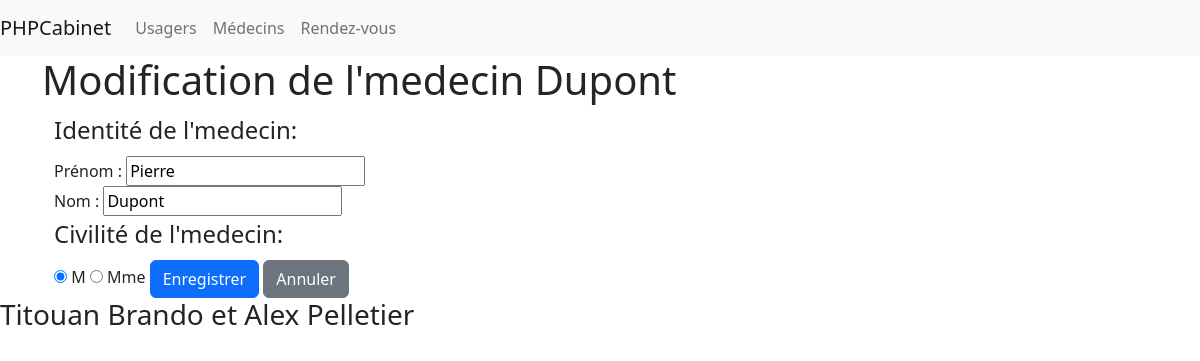
The page /index.php?action=modifMedecin&id=2 on the database as committed earlier.
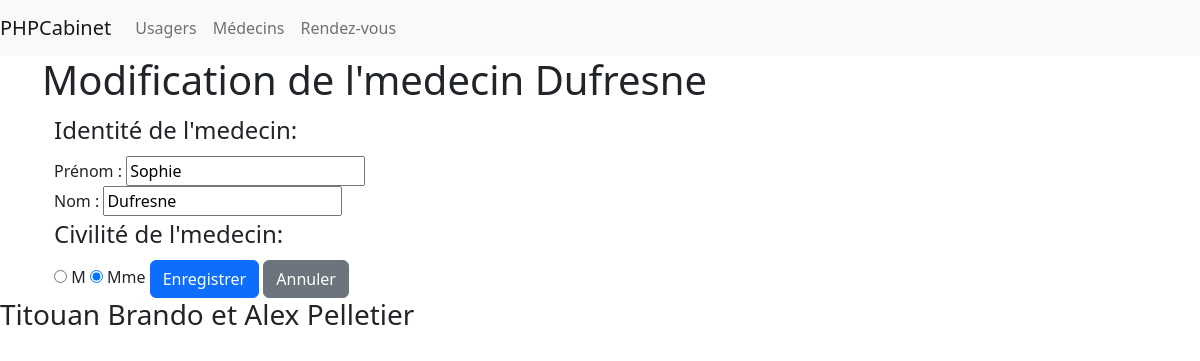
The same page on the database as committed later.
### tables this page shows
CREATE TABLE Personne (
  idPersonne int NOT NULL AUTO_INCREMENT,
  fonction CHAR(1) NOT NULL,
  nomPersonne VARCHAR(25) NOT NULL,
	prenomPersonne VARCHAR(25)NOT NULL,
  civilite CHAR(1)NOT NULL,
  Adresse VARCHAR(50) NULL,
  code_postal CHAR(5) NULL,
  ville VARCHAR(25) NULL,
  numero_securite CHAR(15) NULL,
  idMedecin INT NULL,
  date_naissance DATE NULL,
  lieu_de_naissance VARCHAR(50) NULL,
	PRIMARY KEY(idPersonne),
  FOREIGN KEY(idMedecin) REFERENCES Personne(idPersonne)
);

### controlleur/medecins.php (called while the page is built, shortened)
<?php
require_once(__DIR__.'/../dao/DaoPersonne.php');
require_once(__DIR__.'/../modele/Medecin.php');
require_once(__DIR__.'/../modele/Personne.php');
class ControlleurMedecin {static function isMedecin($id) {
  $dao = new DAOPersonne(Connexion::getInstance());
  $medecin = $dao->getById($id);
  return $medecin instanceof Medecin;
}
static function modif($id) {
  $dao = new DAOPersonne(Connexion::getInstance());
  $medecin = $dao->getById($id);
  $nom = $medecin->getPersonne()->getNom();
  $prenom = $medecin->getPersonne()->getPrenom();
  $isHomme = $medecin->getPersonne()->getCivilite() == Civilite::H;
  require(__DIR__.'/../vue/modifMedecin.php');
}
}

### dao/DaoPersonne.php (called while the page is built, shortened)
<?php
require_once(__DIR__.'/../modele/Personne.php');
require_once(__DIR__.'/../modele/Medecin.php');
require_once(__DIR__.'/../modele/Civilite.php');
class DaoPersonne implements Dao {
    private Connexion $connexion;
    public function __construct(Connexion $c) {
        $this->connexion=$c;
    }
function getById($cle) {
    $pdo = $this->connexion->getPDO();
    $getById = $pdo->query("SELECT * FROM Personne WHERE idPersonne = $cle");
    $sortie = $getById->fetch(PDO::FETCH_ASSOC);
    $personne = null;
    if ($sortie != false) {
      if ($sortie['fonction']==Fonction::M->name) {
          $personne = new Medecin(new Personne($sortie['nomPersonne'],$sortie['prenomPersonne'],Civilite::valueOf($sortie['civilite'])));
          $personne->getPersonne()->setIdPersonne($sortie['idPersonne']);
      }
    }
    return $personne;
}
}
?>

### modele/Civilite.php (called while the page is built, shortened)
<?php
enum Civilite {
    public static function valueOf(string $nom) :Civilite {
        if($nom == Civilite::H->name) {
            return Civilite::H;
        }else {
            return Civilite::F;
        }
    }
}
?>

### modele/Medecin.php (called while the page is built, shortened)
<?php
class Medecin {
    private Personne $personne;
    public function __construct(Personne $personne) {
        if (!empty($personne)) {
            $this->personne = $personne;
        } else {
            throw new ErrorException("Champ invalide");
        }
    }
	public function getPersonne(): Personne {
		return $this->personne;
	}
}
?>

### modele/Personne.php (called while the page is built, shortened)
<?php
class Personne {
    private String $nom;
    private String $prenom;
    private Civilite $civilite;
    public function __construct(String $nom, String $prenom, Civilite $civilite) {
        if (!empty($nom)||!empty($prenom)||!empty($civilite)) {
            $this->nom=$nom;
            $this->prenom=$prenom;
            $this->civilite=$civilite;
        } else {
            throw new ErrorException("Champ vide");
        }
    }
	public function setIdPersonne(?int $idPersonne): self {
		return $this;
	}
	public function getNom(): string {
		return $this->nom;
	}
	public function getPrenom(): string {
		return $this->prenom;
	}
	public function getCivilite(): Civilite {
		return $this->civilite;
	}
}
?>

### vue/modifMedecin.php (the view, shortened to what this page needs)
<?php $titre = 'Modification '.$nom;
require_once(__DIR__.'/head.php'); ?>
<body>
  <?php
    require('header.php');
  ?>
  <div class="container">
    <h1>Modification de l'medecin <?=$nom?></h1>
    <div class="container">
      <form action="/index.php?action=updateMedecin" method="post">
        <input-field>
        <legend>Identité de l'medecin:</legend>
          <div class="form-group">
            <label for="prenom">Prénom : <input type="text" name="prenom" id="prenom" value="<?= $prenom?>"></label>
          </div>
          <div class="form-group">
            <label for="nom">Nom : <input type="text" name="nom" id="nom" value="<?= $nom?>"></label>
          </div>
          </input-field>
        <input-field class="form-group">
          <legend>Civilité de l'medecin: </legend>
            <input type="radio" name="civilite" id="civiliteM" value="M" <?= $isHomme? 'checked="checked"':''?>>
          <label for="civiliteM">
            M
          </label>
            <input type="radio" name="civilite" id="civiliteMme" value="Mme" <?= $isHomme? '':'checked="checked"'?>>
          <label for="civiliteMme">
            Mme
          </label>
        </input-field>
        <input class="btn btn-primary" type="submit" value="Enregistrer">
        <a href="/index.php?action=detailMedecin&id=<?= $id?>" class="btn btn-secondary">Annuler</a>
      </form>
    </div>
  </div>
</body>
</html>

Rows that differ between the two databases and show on the page:
changed personne: nomPersonne "Dupont" → "Dufresne"; prenom "Pierre" → "Sophie"; nom "Dupont" → "Dufresne"
Other text that changed with them:
form field civilite: "☑ M" → "☐ M"
form field civilite: "☐ Mme" → "☑ Mme"
